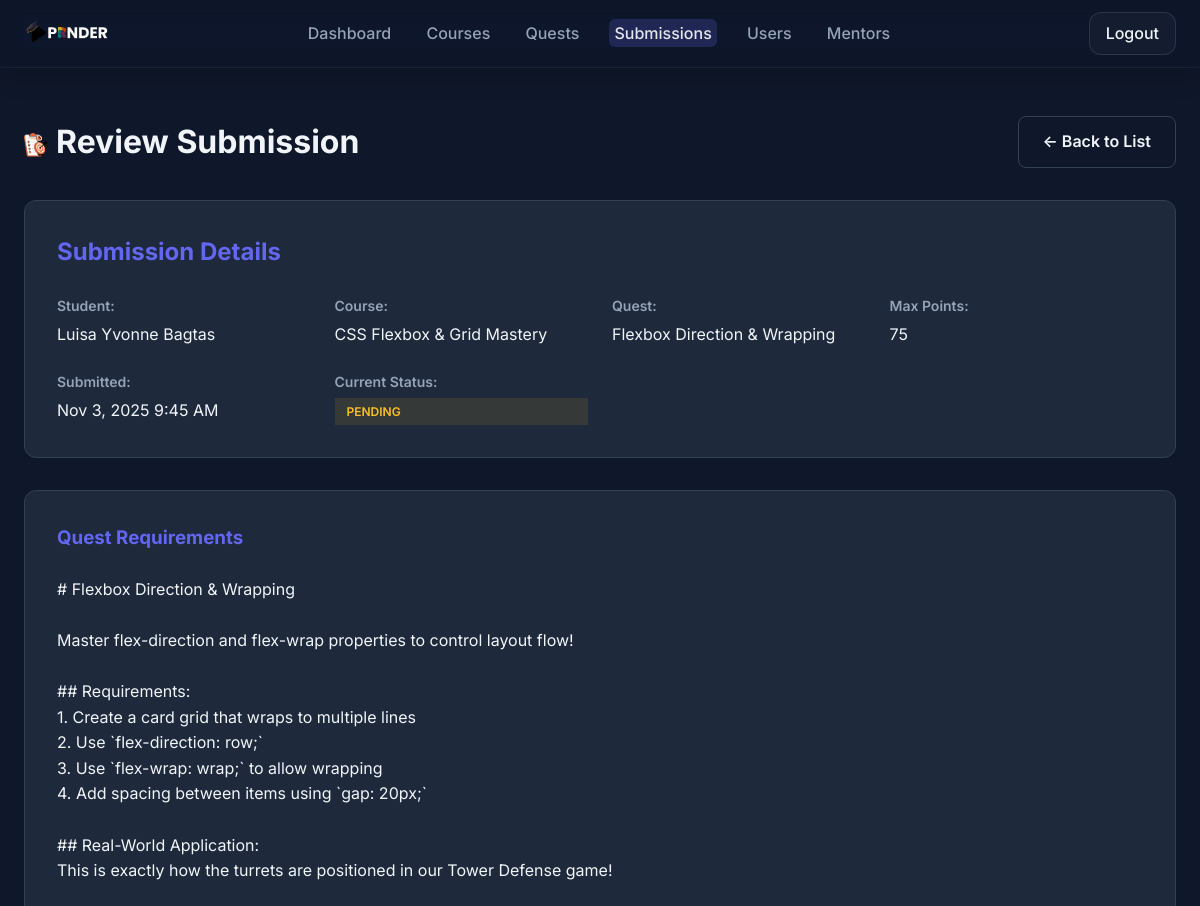
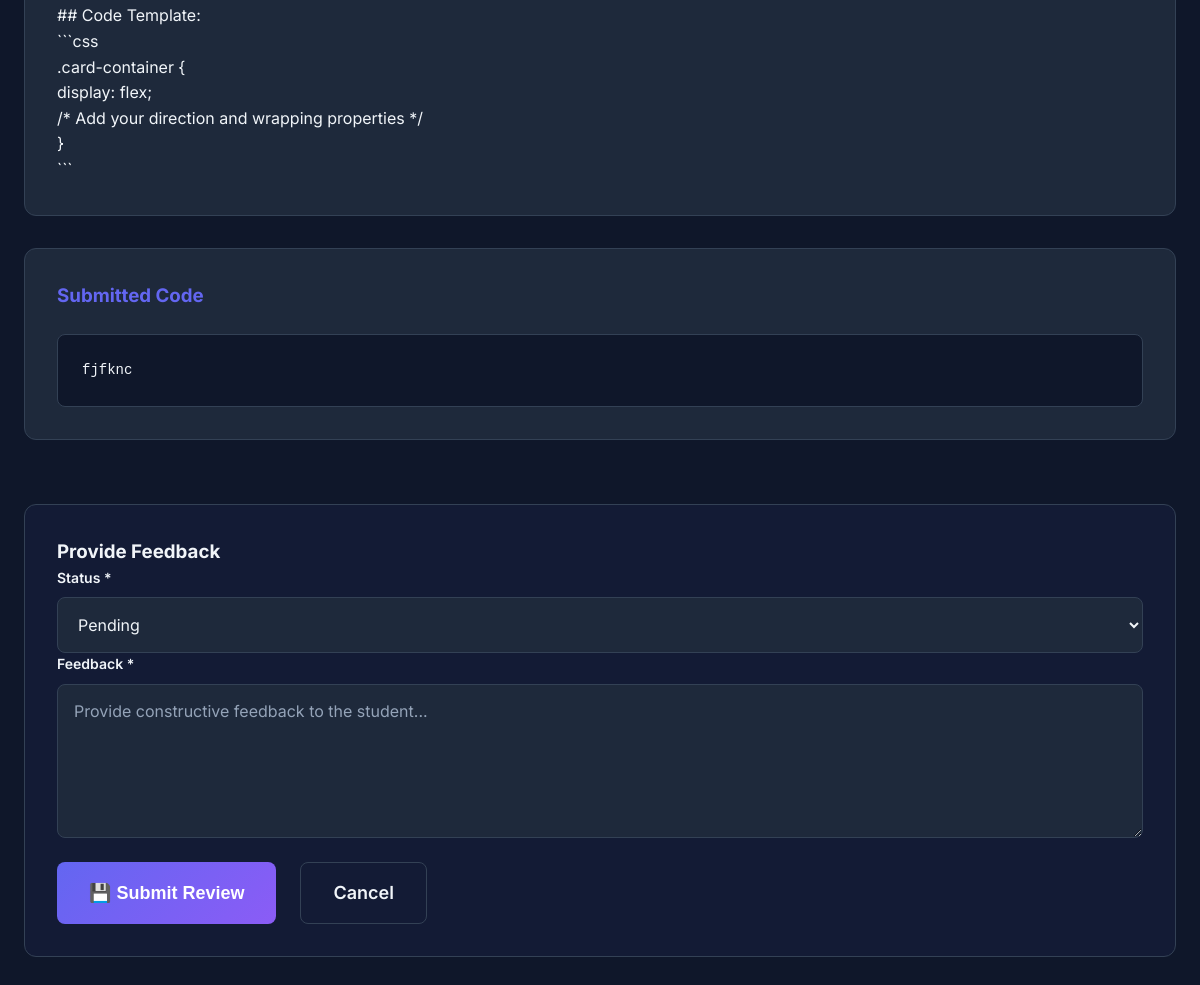
The page /public/admin/submissions.php?id=3 (signed in) on the database its author committed (2 pictures, top to bottom).
### tables this page shows
CREATE TABLE `submissions` (
  `id` int(10) UNSIGNED NOT NULL,
  `quest_id` int(10) UNSIGNED NOT NULL,
  `user_id` int(10) UNSIGNED NOT NULL,
  `code` text NOT NULL,
  `status` enum('pending','passed','failed','resubmitted') NOT NULL DEFAULT 'pending',
  `points_awarded` int(11) DEFAULT NULL,
  `feedback` text DEFAULT NULL,
  `submitted_at` timestamp NOT NULL DEFAULT current_timestamp()
);

CREATE TABLE `user_profiles` (
  `user_id` int(10) UNSIGNED NOT NULL,
  `full_name` varchar(150) NOT NULL,
  `avatar_url` varchar(255) DEFAULT NULL,
  `bio` text DEFAULT NULL,
  `preferences` longtext DEFAULT NULL CHECK (json_valid(`preferences`))
);

CREATE TABLE `courses` (
  `id` int(10) UNSIGNED NOT NULL,
  `title` varchar(150) NOT NULL,
  `description` text DEFAULT NULL,
  `created_by` int(10) UNSIGNED NOT NULL,
  `created_at` timestamp NOT NULL DEFAULT current_timestamp()
);

CREATE TABLE `quests` (
  `id` int(10) UNSIGNED NOT NULL,
  `course_id` int(10) UNSIGNED NOT NULL,
  `title` varchar(150) NOT NULL,
  `description` text NOT NULL,
  `difficulty` enum('easy','medium','hard') NOT NULL DEFAULT 'easy',
  `max_points` int(10) UNSIGNED NOT NULL DEFAULT 10,
  `created_at` timestamp NOT NULL DEFAULT current_timestamp()
);

### src/db.php (called while the page is built, shortened)
<?php
function db(): PDO {
    static $pdo = null;
    if ($pdo instanceof PDO) {
        return $pdo;
    }
    $dsn = 'mysql:host=' . DB_HOST . ';dbname=' . DB_NAME . ';charset=utf8mb4';
    $options = [
        PDO::ATTR_ERRMODE => PDO::ERRMODE_EXCEPTION,
        PDO::ATTR_DEFAULT_FETCH_MODE => PDO::FETCH_ASSOC,
        PDO::ATTR_EMULATE_PREPARES => false,
    ];
    $pdo = new PDO($dsn, DB_USER, DB_PASS, $options);
    return $pdo;
}

### public/admin/submissions.php (the view, shortened to what this page needs)
<?php
$submissionId = (int)($_GET['id'] ?? 0);
$statusFilter = $_GET['status'] ?? 'all';
$submission = null;
if ($submissionId > 0) {
    $stmt = db()->prepare('
        SELECT s.*, q.title as quest_title, q.max_points, q.description as quest_description,
               c.title as course_title, u.email, p.full_name
        FROM submissions s
        INNER JOIN quests q ON q.id = s.quest_id
        INNER JOIN courses c ON c.id = q.course_id
        INNER JOIN users u ON u.id = s.user_id
        LEFT JOIN user_profiles p ON p.user_id = u.id
        WHERE s.id = ?
    ');
    $stmt->execute([$submissionId]);
    $submission = $stmt->fetch();
}
$query = '
    SELECT s.id, s.status, s.points_awarded, s.submitted_at,
           q.title as quest_title, q.max_points,
           c.title as course_title,
           u.email, p.full_name
    FROM submissions s
    INNER JOIN quests q ON q.id = s.quest_id
    INNER JOIN courses c ON c.id = q.course_id
    INNER JOIN users u ON u.id = s.user_id
    LEFT JOIN user_profiles p ON p.user_id = u.id
';
$query .= ' ORDER BY s.submitted_at DESC LIMIT 100';
$stmt = db()->prepare($query);
$stmt->execute();
$submissions = $stmt->fetchAll();
$countsStmt = db()->query('
    SELECT status, COUNT(*) as count
    FROM submissions
    GROUP BY status
');
$counts = [];
foreach ($countsStmt->fetchAll() as $row) {
    $counts[$row['status']] = $row['count'];
}
$counts['all'] = array_sum($counts);
?>
<!DOCTYPE html>
<html lang="en">
<head>
    <link rel="stylesheet" href="../styles.css">
</head>
<body>
    <nav class="navbar">
        <div class="container">
            <div class="nav-content">
                <a href="../index.php" class="logo">
                    <img src="../../images/APRNDR (4).png" alt="Aprnder Logo" style="height: 48px; width: auto;">
                </a>
                <ul class="nav-links">
                    <li><a href="dashboard.php">Dashboard</a></li>
                    <li><a href="courses.php">Courses</a></li>
                    <li><a href="quests.php">Quests</a></li>
                    <li><a href="submissions.php" class="active">Submissions</a></li>
                    <li><a href="users.php">Users</a></li>
                    <li><a href="mentors.php">Mentors</a></li>
                </ul>
                <a href="../logout.php" class="btn-login">Logout</a>
            </div>
        </div>
    </nav>
    <section class="admin-section">
        <div class="container">
            <?php if (!$submission): ?>
                <div class="admin-header">
                    <h1>📋 Review Submissions</h1>
                </div>
                <div class="filter-tabs">
                    <a href="?status=all" class="filter-tab <?php echo $statusFilter === 'all' ? 'active' : ''; ?>">
                        All (<?php echo $counts['all'] ?? 0; ?>)
                    </a>
                    <a href="?status=pending" class="filter-tab <?php echo $statusFilter === 'pending' ? 'active' : ''; ?>">
                        Pending (<?php echo $counts['pending'] ?? 0; ?>)
                    </a>
                    <a href="?status=passed" class="filter-tab <?php echo $statusFilter === 'passed' ? 'active' : ''; ?>">
                        Passed (<?php echo $counts['passed'] ?? 0; ?>)
                    </a>
                    <a href="?status=failed" class="filter-tab <?php echo $statusFilter === 'failed' ? 'active' : ''; ?>">
                        Failed (<?php echo $counts['failed'] ?? 0; ?>)
                    </a>
                </div>
                <?php if (!empty($submissions)): ?>
                    <div class="admin-table-wrapper">
                        <table class="admin-table">
                            <thead>
                                <tr>
                                    <th>ID</th>
                                    <th>Student</th>
                                    <th>Quest</th>
                                    <th>Course</th>
                                    <th>Status</th>
                                    <th>Points</th>
                                    <th>Submitted</th>
                                    <th>Action</th>
                                </tr>
                            </thead>
                            <tbody>
                                <?php foreach ($submissions as $s): ?>
                                    <tr>
                                        <td><?php echo $s['id']; ?></td>
                                        <td><?php echo htmlspecialchars($s['full_name'] ?? $s['email']); ?></td>
                                        <td><?php echo htmlspecialchars($s['quest_title']); ?></td>
                                        <td><?php echo htmlspecialchars($s['course_title']); ?></td>
                                        <td>
                                            <span class="status-badge status-<?php echo $s['status']; ?>">
                                                <?php echo ucfirst($s['status']); ?>
                                            </span>
                                        </td>
                                        <td><?php echo $s['points_awarded'] ? $s['points_awarded'] . '/' . $s['max_points'] : '-'; ?></td>
                                        <td><?php echo date('M j, Y g:i A', strtotime($s['submitted_at'])); ?></td>
                                        <td>
                                            <a href="?id=<?php echo $s['id']; ?>" class="btn-small btn-edit">Review</a>
                                        </td>
                                    </tr>
                                <?php endforeach; ?>
                            </tbody>
                        </table>
                    </div>
                <?php else: ?>
                    <div class="empty-state">
                        <div class="empty-icon">📋</div>
                        <h3>No submissions found</h3>
                        <p>No submissions match the selected filter.</p>
                    </div>
                <?php endif; ?>
            <?php else: ?>
                <div class="admin-header">
                    <h1><img src="../../images/Task.png" alt="Review" style="width: 24px; height: 24px; object-fit: contain; vertical-align: middle; margin-right: 8px;">Review Submission</h1>
                    <a href="submissions.php" class="btn btn-secondary">← Back to List</a>
                </div>
                <div class="submission-review-container">
                    <div class="submission-info-panel">
                        <h2>Submission Details</h2>
                        <div class="info-grid">
                            <div class="info-item">
                                <span class="info-label">Student:</span>
                                <span class="info-value"><?php echo htmlspecialchars($submission['full_name'] ?? $submission['email']); ?></span>
                            </div>
                            <div class="info-item">
                                <span class="info-label">Course:</span>
                                <span class="info-value"><?php echo htmlspecialchars($submission['course_title']); ?></span>
                            </div>
                            <div class="info-item">
                                <span class="info-label">Quest:</span>
                                <span class="info-value"><?php echo htmlspecialchars($submission['quest_title']); ?></span>
                            </div>
                            <div class="info-item">
                                <span class="info-label">Max Points:</span>
                                <span class="info-value"><?php echo $submission['max_points']; ?></span>
                            </div>
                            <div class="info-item">
                                <span class="info-label">Submitted:</span>
                                <span class="info-value"><?php echo date('M j, Y g:i A', strtotime($submission['submitted_at'])); ?></span>
                            </div>
                            <div class="info-item">
                                <span class="info-label">Current Status:</span>
                                <span class="status-badge status-<?php echo $submission['status']; ?>">
                                    <?php echo ucfirst($submission['status']); ?>
                                </span>
                            </div>
                        </div>
                    </div>
                    <div class="quest-description-panel">
                        <h3>Quest Requirements</h3>
                        <p><?php echo nl2br(htmlspecialchars($submission['quest_description'])); ?></p>
                    </div>
                    <div class="code-panel">
                        <h3>Submitted Code</h3>
                        <div class="code-display"><?php echo htmlspecialchars($submission['code']); ?></div>
                    </div>
                    <div class="review-form">
                        <h3>Provide Feedback</h3>
                        <form method="post">
                            <div class="form-group">
                                <label for="status" class="form-label">Status *</label>
                                <select id="status" name="status" class="form-input" required onchange="togglePoints(this.value)">
                                    <option value="pending" <?php echo $submission['status'] === 'pending' ? 'selected' : ''; ?>>Pending</option>
                                </select>
                            </div>
                            <div class="form-group">
                                <label for="feedback" class="form-label">Feedback *</label>
                                <textarea
                                    id="feedback"
                                    name="feedback"
                                    class="form-input"
                                    rows="6"
                                    required
                                    placeholder="Provide constructive feedback to the student..."
                                ><?php echo htmlspecialchars($submission['feedback'] ?? ''); ?></textarea>
                            </div>
                            <div class="review-actions">
                                <button type="submit" name="review_submission" class="btn btn-primary btn-large">
                                    💾 Submit Review
                                </button>
                                <a href="submissions.php" class="btn btn-secondary btn-large">Cancel</a>
                            </div>
                        </form>
                    </div>
                </div>
            <?php endif; ?>
        </div>
    </section>
</body>
</html>

### rows shown on the page
submissions: user_profiles.full_name "Luisa Yvonne Bagtas", courses.title "CSS Flexbox & Grid Mastery", quest.title "Flexbox Direction & Wrapping", quest.max_points "75", submitted_at "Nov 3, 2025 9:45 AM", status "PENDING", quest.description "# Flexbox Direction & Wrapping Master flex-direction and flex-wrap properties to control layout flow! ## Requirements: 1. Create a card grid that wraps to multiple lines 2. Use `flex-direction: row;` 3. Use `flex-wrap: wrap;` to allow wrapping 4. Add spacing between items using `gap: 20px;` ## Real-World Application: This is exactly how the turrets are positioned in our Tower Defense game! ## Code Template: ```css .card-container { display: flex; /* Add your direction and wrapping properties */ } ```", code "fjfknc", status "Pending"
